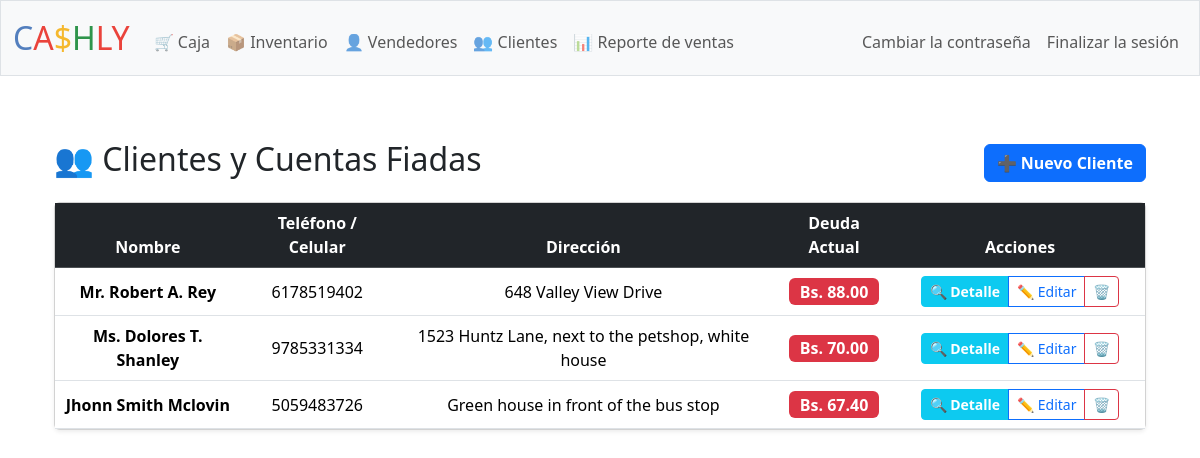
The page /customers (signed in) on the database its author committed.
### tables this page shows
CREATE TABLE customers (
    id INTEGER PRIMARY KEY AUTOINCREMENT,
    name TEXT NOT NULL,
    phone TEXT,
    address TEXT,
    balance REAL DEFAULT 0.0,
    created_at TIMESTAMP DEFAULT CURRENT_TIMESTAMP
);

### app.py (the view, shortened to what this page needs)
@app.route("/customers", methods=["GET", "POST"])
@login_required
def customers():
    customer_list = db.execute(
        "SELECT * FROM customers WHERE id != 1 ORDER BY balance DESC, name ASC"
    )
    return render_template("customers.html", customers=customer_list)

### app.py (called while the page is built)
@app.after_request
def after_request(response):
    response.headers["Cache-Control"] = "no-cache, no-store, must-revalidate"
    response.headers["Expires"] = 0
    response.headers["Pragma"] = "no-cache"
    return response

### helpers.py (called while the page is built)
def login_required(f):
    @wraps(f)
    def decorated_function(*args, **kwargs):
        if session.get("user_id") is None:
            return redirect("/login")
        return f(*args, **kwargs)
    return decorated_function

### templates/customers.html (shortened to what this page needs)
{% extends "layout.html" %}
{% block main %}
<div class="container py-3">
    <div class="d-flex justify-content-between align-items-center mb-3">
        <h2>👥 Clientes y Cuentas Fiadas</h2>
        <button class="btn btn-primary fw-bold" data-bs-toggle="modal" data-bs-target="#newCustomerModal">
            ➕ Nuevo Cliente
        </button>
    </div>
    <div class="card shadow-sm">
        <div class="card-body p-0">
            <table class="table table-hover align-middle mb-0">
                <thead class="table-dark">
                    <tr>
                        <th>Nombre</th>
                        <th>Teléfono / Celular</th>
                        <th>Dirección</th>
                        <th>Deuda Actual</th>
                        <th class="text-center" style="width: 250px;">Acciones</th>
                    </tr>
                </thead>
                <tbody>
                    {% if customers %}
                        {% for c in customers %}
                            <tr>
                                <td><strong>{{ c.name }}</strong></td>
                                <td>{{ c.phone or '-' }}</td>
                                <td>{{ c.address or '-' }}</td>
                                <td>
                                    {% if c.balance > 0 %}
                                        <span class="badge bg-danger fs-6">Bs. {{ "%.2f"|format(c.balance) }}</span>
                                    {% else %}
                                        <span class="badge bg-success fs-6">Sin deuda</span>
                                    {% endif %}
                                </td>
                                <td class="text-center">
                                    <div class="btn-group btn-group-sm" role="group">
                                        {% if c.balance > 0 %}
                                            <a href="/customers/history/{{ c.id }}" class="btn btn-info text-white fw-bold">
                                                🔍 Detalle
                                            </a>
                                        {% endif %}
                                        <button class="btn btn-outline-primary"
                                                onclick="openEditModal('{{ c.id }}', '{{ c.name|escape }}', '{{ c.phone|escape }}', '{{ c.address|escape }}')">
                                            ✏️ Editar
                                        </button>
                                        <button class="btn btn-outline-danger"
                                                onclick="openDeleteModal('{{ c.id }}', '{{ c.name|escape }}', '{{ c.balance }}')">
                                            🗑️
                                        </button>
                                    </div>
                                </td>
                            </tr>
                        {% endfor %}
                    {% else %}
                        <tr>
                            <td colspan="5" class="text-center text-muted py-4">
                                No hay clientes registrados aún. Haz clic en "Nuevo Cliente" para agregar uno.
                            </td>
                        </tr>
                    {% endif %}
                </tbody>
            </table>
        </div>
    </div>
</div>
{% endblock %}

### rows shown on the page
customers: name "Mr. Robert A. Rey", phone "6178519402", address "648 Valley View Drive", balance "88.00"
customers: name "Ms. Dolores T. Shanley", phone "9785331334", address "1523 Huntz Lane, next to the petshop, white house", balance "70.00"
customers: name "Jhonn Smith Mclovin", phone "5059483726", address "Green house in front of the bus stop", balance "67.40"
